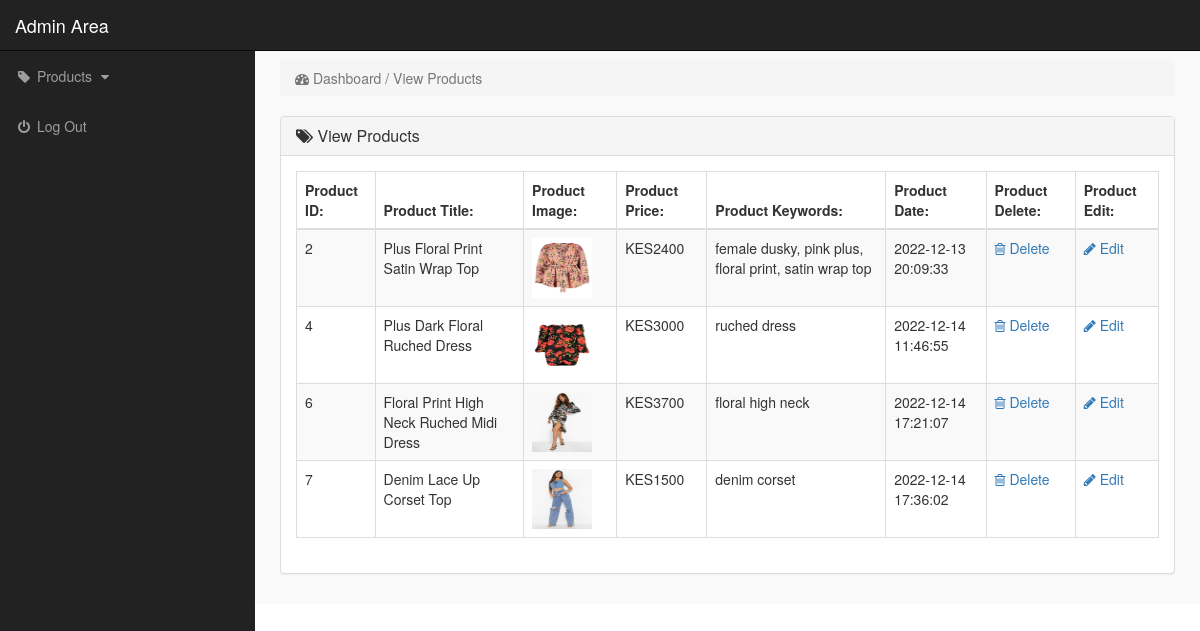
Page /admin/index.php?view_products (signed in) on the committed database.
### tables this page shows
CREATE TABLE `products` (
  `product_id` int(10) NOT NULL,
  `p_cat_id` int(11) NOT NULL,
  `cat_id` int(10) NOT NULL,
  `manufacturer` int(11) NOT NULL DEFAULT 0,
  `date` text NOT NULL,
  `product_title` text NOT NULL,
  `product_url` varchar(255) DEFAULT NULL,
  `product_img1` varchar(255) NOT NULL,
  `product_img2` varchar(255) NOT NULL,
  `product_img3` varchar(255) NOT NULL,
  `product_price` int(11) NOT NULL,
  `product_keywords` text NOT NULL,
  `product_desc` varchar(500) NOT NULL
);

### admin/view_products.php (the view, shortened to what this page needs)
<?php
    include("includes/db.php");
    if (!isset($_SESSION['admin_email'])) {
        echo "<script>window.open('login.php','_self')</script>";
    }
    else{
?>
<div class="row">
	<div class="col-lg-12">
		<ol class="breadcrumb">
			<li class="active">
				<i class="fa fa-dashboard"></i> Dashboard / View Products
			</li>
		</ol>
	</div>
</div>
<div class="row">
	<div class="col-lg-12">
		<div class="panel panel-default">
			<div class="panel-heading">
				<h3 class="panel-title">
					<i class="fa fa-tags"></i> View Products
				</h3>
			</div>
			<div class="panel-body">
				<div class="table-responsive">
					<table class="table table-striped table-bordered table-hover">
						<thead>
							<tr>
								<th>Product ID:</th>
								<th>Product Title:</th>
								<th>Product Image:</th>
								<th>Product Price:</th>
								<th>Product Keywords:</th>
								<th>Product Date:</th>
								<th>Product Delete:</th>
								<th>Product Edit:</th>
							</tr>
						</thead>
						<tbody>
							<?php
								$get_pro = "select * from products";
								$run_pro = mysqli_query($con,$get_pro);
								while ($row_pro = mysqli_fetch_array($run_pro)) {
									$pro_id = $row_pro['product_id'];
									$pro_title = $row_pro['product_title'];
									$pro_img1 = $row_pro['product_img1'];
									$pro_price = $row_pro['product_price'];
									$pro_keywords = $row_pro['product_keywords'];
									$pro_date = $row_pro['date'];
							 ?>
							 <tr>
							 	<td><?php echo $pro_id; ?></td>
							 	<td><?php echo $pro_title; ?></td>
							 	<td><img src="product_images/<?php echo $pro_img1; ?>" width="60" height="60"></td>
							 	<td>KES<?php echo $pro_price; ?></td>
							 	<td><?php echo $pro_keywords; ?></td>
							 	<td><?php echo $pro_date; ?></td>
							 	<td>
							 		<a href="index.php?delete_product=<?php echo $pro_id; ?>">
							 			<i class="fa fa-trash-o"></i> Delete
							 		</a>
							 	</td>
							 	<td>
							 		<a href="index.php?edit_product=<?php echo $pro_id; ?>">
							 			<i class="fa fa-pencil"></i> Edit
							 		</a>
							 	</td>
							 </tr>
							 <?php
								}
							 ?>
						</tbody>
					</table>
				</div>
			</div>
		</div>
	</div>
</div>
<?php } ?>

### admin/css/style.css (style rules this page uses)
body { margin-top: 100px; }
@media (min-width: 768px) { body { margin-top: 50px; } }

### rows in the picture
products: product_id "2", product_title "Plus Floral Print Satin Wrap Top", product_img1 (picture), product_price "2400", product_keywords "female dusky, pink plus, floral print, satin wrap top", date "2022-12-13 20:09:33"
products: product_id "4", product_title "Plus Dark Floral Ruched Dress", product_img1 (picture), product_price "3000", product_keywords "ruched dress", date "2022-12-14 11:46:55"
products: product_id "6", product_title "Floral Print High Neck Ruched Midi Dress", product_img1 (picture), product_price "3700", product_keywords "floral high neck", date "2022-12-14 17:21:07"
products: product_id "7", product_title "Denim Lace Up Corset Top", product_img1 (picture), product_price "1500", product_keywords "denim corset", date "2022-12-14 17:36:02"
